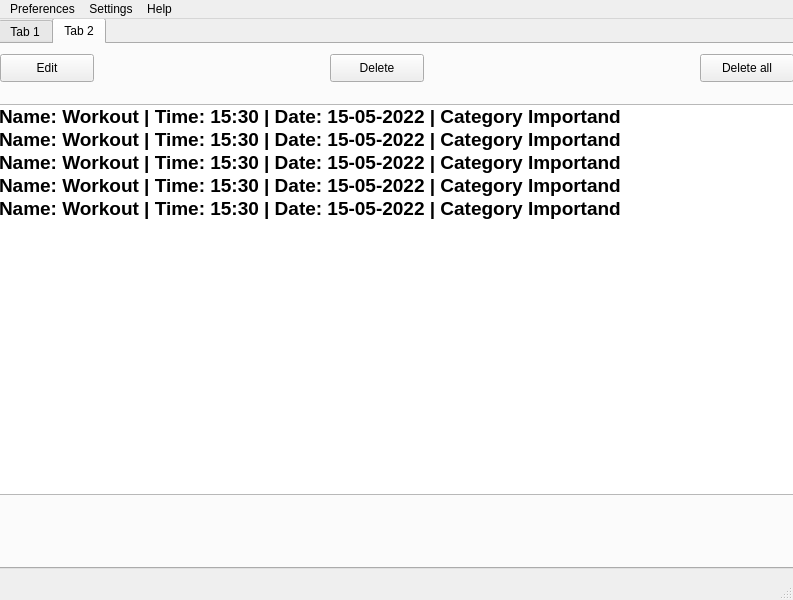
<?xml version="1.0" encoding="UTF-8"?>
<ui version="4.0">
 <class>MainWindow</class>
 <widget class="QMainWindow" name="MainWindow">
  <property name="geometry">
   <rect>
    <x>0</x>
    <y>0</y>
    <width>793</width>
    <height>600</height>
   </rect>
  </property>
  <property name="windowTitle">
   <string>MainWindow</string>
  </property>
  <widget class="QWidget" name="centralwidget">
   <widget class="QTabWidget" name="tabWidget">
    <property name="geometry">
     <rect>
      <x>-2</x>
      <y>-1</y>
      <width>801</width>
      <height>551</height>
     </rect>
    </property>
    <property name="currentIndex">
     <number>1</number>
    </property>
    <widget class="QWidget" name="tab">
     <attribute name="title">
      <string>Tab 1</string>
     </attribute>
     <widget class="QLabel" name="tab1_bg">
      <property name="geometry">
       <rect>
        <x>10</x>
        <y>0</y>
        <width>791</width>
        <height>511</height>
       </rect>
      </property>
      <property name="text">
       <string/>
      </property>
     </widget>
     <widget class="QLabel" name="header_lbl">
      <property name="geometry">
       <rect>
        <x>2</x>
        <y>9</y>
        <width>791</width>
        <height>61</height>
       </rect>
      </property>
      <property name="font">
       <font>
        <pointsize>20</pointsize>
        <italic>true</italic>
       </font>
      </property>
      <property name="styleSheet">
       <string notr="true"/>
      </property>
      <property name="text">
       <string/>
      </property>
      <property name="alignment">
       <set>Qt::AlignCenter</set>
      </property>
     </widget>
     <widget class="QLabel" name="name_lbl">
      <property name="geometry">
       <rect>
        <x>10</x>
        <y>90</y>
        <width>91</width>
        <height>41</height>
       </rect>
      </property>
      <property name="font">
       <font>
        <pointsize>15</pointsize>
       </font>
      </property>
      <property name="styleSheet">
       <string notr="true"/>
      </property>
      <property name="text">
       <string>Name</string>
      </property>
     </widget>
     <widget class="QLineEdit" name="name_entry">
      <property name="geometry">
       <rect>
        <x>90</x>
        <y>100</y>
        <width>711</width>
        <height>30</height>
       </rect>
      </property>
     </widget>
     <widget class="QLabel" name="time_lbl">
      <property name="geometry">
       <rect>
        <x>10</x>
        <y>150</y>
        <width>91</width>
        <height>41</height>
       </rect>
      </property>
      <property name="font">
       <font>
        <pointsize>15</pointsize>
       </font>
      </property>
      <property name="styleSheet">
       <string notr="true"/>
      </property>
      <property name="text">
       <string>Time</string>
      </property>
     </widget>
     <widget class="QLabel" name="hour_lbl">
      <property name="geometry">
       <rect>
        <x>90</x>
        <y>170</y>
        <width>31</width>
        <height>20</height>
       </rect>
      </property>
      <property name="text">
       <string>HH</string>
      </property>
     </widget>
     <widget class="QComboBox" name="hour_box">
      <property name="geometry">
       <rect>
        <x>120</x>
        <y>160</y>
        <width>51</width>
        <height>30</height>
       </rect>
      </property>
      <item>
       <property name="text">
        <string>00</string>
       </property>
      </item>
      <item>
       <property name="text">
        <string>01</string>
       </property>
      </item>
      <item>
       <property name="text">
        <string>02</string>
       </property>
      </item>
      <item>
       <property name="text">
        <string>03</string>
       </property>
      </item>
      <item>
       <property name="text">
        <string>04</string>
       </property>
      </item>
      <item>
       <property name="text">
        <string>05</string>
       </property>
      </item>
      <item>
       <property name="text">
        <string>06</string>
       </property>
      </item>
      <item>
       <property name="text">
        <string>07</string>
       </property>
      </item>
      <item>
       <property name="text">
        <string>08</string>
       </property>
      </item>
      <item>
       <property name="text">
        <string>09</string>
       </property>
      </item>
      <item>
       <property name="text">
        <string>10</string>
       </property>
      </item>
      <item>
       <property name="text">
        <string>11</string>
       </property>
      </item>
      <item>
       <property name="text">
        <string>12</string>
       </property>
      </item>
      <item>
       <property name="text">
        <string>13</string>
       </property>
      </item>
      <item>
       <property name="text">
        <string>14</string>
       </property>
      </item>
      <item>
       <property name="text">
        <string>15</string>
       </property>
      </item>
      <item>
       <property name="text">
        <string>16</string>
       </property>
      </item>
      <item>
       <property name="text">
        <string>17</string>
       </property>
      </item>
      <item>
       <property name="text">
        <string>18</string>
       </property>
      </item>
      <item>
       <property name="text">
        <string>19</string>
       </property>
      </item>
      <item>
       <property name="text">
        <string>20</string>
       </property>
      </item>
      <item>
       <property name="text">
        <string>21</string>
       </property>
      </item>
      <item>
       <property name="text">
        <string>22</string>
       </property>
      </item>
      <item>
       <property name="text">
        <string>23</string>
       </property>
      </item>
     </widget>
     <widget class="QComboBox" name="min_box">
      <property name="geometry">
       <rect>
        <x>220</x>
        <y>160</y>
        <width>51</width>
        <height>30</height>
       </rect>
      </property>
      <item>
       <property name="text">
        <string>00</string>
       </property>
      </item>
      <item>
       <property name="text">
        <string>01</string>
       </property>
      </item>
      <item>
       <property name="text">
        <string>02</string>
       </property>
      </item>
      <item>
       <property name="text">
        <string>03</string>
       </property>
      </item>
      <item>
       <property name="text">
        <string>04</string>
       </property>
      </item>
      <item>
       <property name="text">
        <string>05</string>
       </property>
      </item>
      <item>
       <property name="text">
        <string>06</string>
       </property>
      </item>
      <item>
       <property name="text">
        <string>07</string>
       </property>
      </item>
      <item>
       <property name="text">
        <string>08</string>
       </property>
      </item>
      <item>
       <property name="text">
        <string>09</string>
       </property>
      </item>
      <item>
       <property name="text">
        <string>10</string>
       </property>
      </item>
      <item>
       <property name="text">
        <string>11</string>
       </property>
      </item>
      <item>
       <property name="text">
        <string>12</string>
       </property>
      </item>
      <item>
       <property name="text">
        <string>13</string>
       </property>
      </item>
      <item>
       <property name="text">
        <string>14</string>
       </property>
      </item>
      <item>
       <property name="text">
        <string>15</string>
       </property>
      </item>
      <item>
       <property name="text">
        <string>16</string>
       </property>
      </item>
      <item>
       <property name="text">
        <string>17</string>
       </property>
      </item>
      <item>
       <property name="text">
        <string>18</string>
       </property>
      </item>
      <item>
       <property name="text">
        <string>19</string>
       </property>
      </item>
      <item>
       <property name="text">
        <string>20</string>
       </property>
      </item>
      <item>
       <property name="text">
        <string>21</string>
       </property>
      </item>
      <item>
       <property name="text">
        <string>22</string>
       </property>
      </item>
      <item>
       <property name="text">
        <string>23</string>
       </property>
      </item>
      <item>
       <property name="text">
        <string>25</string>
       </property>
      </item>
      <item>
       <property name="text">
        <string>25</string>
       </property>
      </item>
      <item>
       <property name="text">
        <string>26</string>
       </property>
      </item>
      <item>
       <property name="text">
        <string>27</string>
       </property>
      </item>
      <item>
       <property name="text">
        <string>28</string>
       </property>
      </item>
      <item>
       <property name="text">
        <string>29</string>
       </property>
      </item>
      <item>
       <property name="text">
        <string>30</string>
       </property>
      </item>
      <item>
       <property name="text">
        <string>31</string>
       </property>
      </item>
      <item>
       <property name="text">
        <string>32</string>
       </property>
      </item>
      <item>
       <property name="text">
        <string>33</string>
       </property>
      </item>
      <item>
       <property name="text">
        <string>34</string>
       </property>
      </item>
      <item>
       <property name="text">
        <string>35</string>
       </property>
      </item>
      <item>
       <property name="text">
        <string>36</string>
       </property>
      </item>
      <item>
       <property name="text">
        <string>37</string>
       </property>
      </item>
      <item>
       <property name="text">
        <string>38</string>
       </property>
      </item>
      <item>
       <property name="text">
        <string>39</string>
       </property>
      </item>
      <item>
       <property name="text">
        <string>40</string>
       </property>
      </item>
      <item>
       <property name="text">
        <string>41</string>
       </property>
      </item>
      <item>
       <property name="text">
        <string>42</string>
       </property>
      </item>
      <item>
       <property name="text">
        <string>43</string>
       </property>
      </item>
      <item>
       <property name="text">
        <string>44</string>
       </property>
      </item>
      <item>
       <property name="text">
        <string>45</string>
       </property>
      </item>
      <item>
       <property name="text">
        <string>46</string>
       </property>
      </item>
      <item>
       <property name="text">
        <string>47</string>
       </property>
      </item>
      <item>
       <property name="text">
        <string>48</string>
       </property>
      </item>
      <item>
       <property name="text">
        <string>49</string>
       </property>
      </item>
      <item>
       <property name="text">
        <string>50</string>
       </property>
      </item>
      <item>
       <property name="text">
        <string>51</string>
       </property>
      </item>
      <item>
       <property name="text">
        <string>52</string>
       </property>
      </item>
      <item>
       <property name="text">
        <string>53</string>
       </property>
      </item>
      <item>
       <property name="text">
        <string>54</string>
       </property>
      </item>
      <item>
       <property name="text">
        <string>55</string>
       </property>
      </item>
      <item>
       <property name="text">
        <string>56</string>
       </property>
      </item>
      <item>
       <property name="text">
        <string>57</string>
       </property>
      </item>
      <item>
       <property name="text">
        <string>58</string>
       </property>
      </item>
      <item>
       <property name="text">
        <string>59</string>
       </property>
      </item>
     </widget>
     <widget class="QLabel" name="min_lbl">
      <property name="geometry">
       <rect>
        <x>190</x>
        <y>170</y>
        <width>31</width>
        <height>20</height>
       </rect>
      </property>
      <property name="text">
       <string>MM</string>
      </property>
     </widget>
     <widget class="QLabel" name="date_lbl">
      <property name="geometry">
       <rect>
        <x>10</x>
        <y>200</y>
        <width>91</width>
        <height>41</height>
       </rect>
      </property>
      <property name="font">
       <font>
        <pointsize>15</pointsize>
       </font>
      </property>
      <property name="styleSheet">
       <string notr="true"/>
      </property>
      <property name="text">
       <string>Date</string>
      </property>
     </widget>
     <widget class="QLabel" name="day_lbl">
      <property name="geometry">
       <rect>
        <x>90</x>
        <y>210</y>
        <width>31</width>
        <height>20</height>
       </rect>
      </property>
      <property name="text">
       <string>DD</string>
      </property>
     </widget>
     <widget class="QComboBox" name="day_box">
      <property name="geometry">
       <rect>
        <x>120</x>
        <y>200</y>
        <width>51</width>
        <height>30</height>
       </rect>
      </property>
      <item>
       <property name="text">
        <string>01</string>
       </property>
      </item>
      <item>
       <property name="text">
        <string>02</string>
       </property>
      </item>
      <item>
       <property name="text">
        <string>03</string>
       </property>
      </item>
      <item>
       <property name="text">
        <string>04</string>
       </property>
      </item>
      <item>
       <property name="text">
        <string>05</string>
       </property>
      </item>
      <item>
       <property name="text">
        <string>06</string>
       </property>
      </item>
      <item>
       <property name="text">
        <string>07</string>
       </property>
      </item>
      <item>
       <property name="text">
        <string>08</string>
       </property>
      </item>
      <item>
       <property name="text">
        <string>09</string>
       </property>
      </item>
      <item>
       <property name="text">
        <string>10</string>
       </property>
      </item>
      <item>
       <property name="text">
        <string>11</string>
       </property>
      </item>
      <item>
       <property name="text">
        <string>12</string>
       </property>
      </item>
      <item>
       <property name="text">
        <string>13</string>
       </property>
      </item>
      <item>
       <property name="text">
        <string>14</string>
       </property>
      </item>
      <item>
       <property name="text">
        <string>15</string>
       </property>
      </item>
      <item>
       <property name="text">
        <string>16</string>
       </property>
      </item>
      <item>
       <property name="text">
        <string>17</string>
       </property>
      </item>
      <item>
       <property name="text">
        <string>18</string>
       </property>
      </item>
      <item>
       <property name="text">
        <string>19</string>
       </property>
      </item>
      <item>
       <property name="text">
        <string>20</string>
       </property>
      </item>
      <item>
       <property name="text">
        <string>21</string>
       </property>
      </item>
      <item>
       <property name="text">
        <string>22</string>
       </property>
      </item>
      <item>
       <property name="text">
        <string>23</string>
       </property>
      </item>
      <item>
       <property name="text">
        <string>24</string>
       </property>
      </item>
      <item>
       <property name="text">
        <string>25</string>
       </property>
      </item>
      <item>
       <property name="text">
        <string>26</string>
       </property>
      </item>
      <item>
       <property name="text">
        <string>27</string>
       </property>
      </item>
      <item>
       <property name="text">
        <string>28</string>
       </property>
      </item>
      <item>
       <property name="text">
        <string>29</string>
       </property>
      </item>
      <item>
       <property name="text">
        <string>30</string>
       </property>
      </item>
      <item>
       <property name="text">
        <string>31</string>
       </property>
      </item>
     </widget>
     <widget class="QLabel" name="month_lbl">
      <property name="geometry">
       <rect>
        <x>190</x>
        <y>210</y>
        <width>31</width>
        <height>20</height>
       </rect>
      </property>
      <property name="text">
       <string>MM</string>
      </property>
     </widget>
     <widget class="QComboBox" name="month_box">
      <property name="geometry">
       <rect>
        <x>220</x>
        <y>200</y>
        <width>51</width>
        <height>30</height>
       </rect>
      </property>
      <item>
       <property name="text">
        <string>01</string>
       </property>
      </item>
      <item>
       <property name="text">
        <string>02</string>
       </property>
      </item>
      <item>
       <property name="text">
        <string>03</string>
       </property>
      </item>
      <item>
       <property name="text">
        <string>04</string>
       </property>
      </item>
      <item>
       <property name="text">
        <string>05</string>
       </property>
      </item>
      <item>
       <property name="text">
        <string>06</string>
       </property>
      </item>
      <item>
       <property name="text">
        <string>07</string>
       </property>
      </item>
      <item>
       <property name="text">
        <string>08</string>
       </property>
      </item>
      <item>
       <property name="text">
        <string>09</string>
       </property>
      </item>
      <item>
       <property name="text">
        <string>10</string>
       </property>
      </item>
      <item>
       <property name="text">
        <string>11</string>
       </property>
      </item>
      <item>
       <property name="text">
        <string>12</string>
       </property>
      </item>
     </widget>
     <widget class="QLabel" name="year_lbl">
      <property name="geometry">
       <rect>
        <x>290</x>
        <y>210</y>
        <width>31</width>
        <height>20</height>
       </rect>
      </property>
      <property name="text">
       <string>YY</string>
      </property>
     </widget>
     <widget class="QComboBox" name="year_box">
      <property name="geometry">
       <rect>
        <x>310</x>
        <y>200</y>
        <width>71</width>
        <height>30</height>
       </rect>
      </property>
      <item>
       <property name="text">
        <string>2022</string>
       </property>
      </item>
      <item>
       <property name="text">
        <string>2023</string>
       </property>
      </item>
      <item>
       <property name="text">
        <string>2024</string>
       </property>
      </item>
      <item>
       <property name="text">
        <string>2025</string>
       </property>
      </item>
      <item>
       <property name="text">
        <string>2026</string>
       </property>
      </item>
      <item>
       <property name="text">
        <string>2027</string>
       </property>
      </item>
      <item>
       <property name="text">
        <string>2028</string>
       </property>
      </item>
      <item>
       <property name="text">
        <string>2029</string>
       </property>
      </item>
      <item>
       <property name="text">
        <string>2030</string>
       </property>
      </item>
     </widget>
     <widget class="QLabel" name="type_lbl">
      <property name="geometry">
       <rect>
        <x>10</x>
        <y>250</y>
        <width>91</width>
        <height>41</height>
       </rect>
      </property>
      <property name="font">
       <font>
        <pointsize>15</pointsize>
       </font>
      </property>
      <property name="styleSheet">
       <string notr="true"/>
      </property>
      <property name="text">
       <string>Type</string>
      </property>
     </widget>
     <widget class="QLineEdit" name="type_entry">
      <property name="geometry">
       <rect>
        <x>90</x>
        <y>260</y>
        <width>711</width>
        <height>30</height>
       </rect>
      </property>
     </widget>
     <widget class="QPushButton" name="ok_btn">
      <property name="geometry">
       <rect>
        <x>0</x>
        <y>460</y>
        <width>801</width>
        <height>28</height>
       </rect>
      </property>
      <property name="text">
       <string>OK</string>
      </property>
     </widget>
     <widget class="QPushButton" name="cancel_btn">
      <property name="geometry">
       <rect>
        <x>0</x>
        <y>490</y>
        <width>801</width>
        <height>28</height>
       </rect>
      </property>
      <property name="text">
       <string>Cancel</string>
      </property>
     </widget>
     <widget class="QLabel" name="_pop_up_lbl">
      <property name="geometry">
       <rect>
        <x>0</x>
        <y>370</y>
        <width>791</width>
        <height>81</height>
       </rect>
      </property>
      <property name="font">
       <font>
        <pointsize>15</pointsize>
        <weight>75</weight>
        <italic>true</italic>
        <bold>true</bold>
        <underline>true</underline>
       </font>
      </property>
      <property name="text">
       <string/>
      </property>
      <property name="alignment">
       <set>Qt::AlignCenter</set>
      </property>
     </widget>
    </widget>
    <widget class="QWidget" name="tab_2">
     <attribute name="title">
      <string>Tab 2</string>
     </attribute>
     <widget class="QListWidget" name="list_widget">
      <property name="geometry">
       <rect>
        <x>-5</x>
        <y>60</y>
        <width>801</width>
        <height>391</height>
       </rect>
      </property>
      <property name="font">
       <font>
        <pointsize>14</pointsize>
        <weight>75</weight>
        <bold>true</bold>
       </font>
      </property>
      <property name="styleSheet">
       <string notr="true">font-weight: bold;</string>
      </property>
      <item>
       <property name="text">
        <string>Name: Workout | Time: 15:30 | Date: 15-05-2022 | Category Importand</string>
       </property>
      </item>
      <item>
       <property name="text">
        <string>Name: Workout | Time: 15:30 | Date: 15-05-2022 | Category Importand</string>
       </property>
      </item>
      <item>
       <property name="text">
        <string>Name: Workout | Time: 15:30 | Date: 15-05-2022 | Category Importand</string>
       </property>
      </item>
      <item>
       <property name="text">
        <string>Name: Workout | Time: 15:30 | Date: 15-05-2022 | Category Importand</string>
       </property>
      </item>
      <item>
       <property name="text">
        <string>Name: Workout | Time: 15:30 | Date: 15-05-2022 | Category Importand</string>
       </property>
      </item>
     </widget>
     <widget class="QPushButton" name="edit_btn">
      <property name="geometry">
       <rect>
        <x>0</x>
        <y>10</y>
        <width>94</width>
        <height>28</height>
       </rect>
      </property>
      <property name="styleSheet">
       <string notr="true"/>
      </property>
      <property name="text">
       <string>Edit</string>
      </property>
     </widget>
     <widget class="QPushButton" name="delete_btn">
      <property name="geometry">
       <rect>
        <x>330</x>
        <y>10</y>
        <width>94</width>
        <height>28</height>
       </rect>
      </property>
      <property name="text">
       <string>Delete</string>
      </property>
     </widget>
     <widget class="QPushButton" name="delete_all_btn">
      <property name="geometry">
       <rect>
        <x>700</x>
        <y>10</y>
        <width>94</width>
        <height>28</height>
       </rect>
      </property>
      <property name="text">
       <string>Delete all</string>
      </property>
     </widget>
     <widget class="QLabel" name="tab2_pop_up">
      <property name="geometry">
       <rect>
        <x>0</x>
        <y>450</y>
        <width>791</width>
        <height>61</height>
       </rect>
      </property>
      <property name="font">
       <font>
        <pointsize>13</pointsize>
        <italic>true</italic>
       </font>
      </property>
      <property name="text">
       <string/>
      </property>
      <property name="alignment">
       <set>Qt::AlignCenter</set>
      </property>
     </widget>
    </widget>
   </widget>
  </widget>
  <widget class="QMenuBar" name="menubar">
   <property name="geometry">
    <rect>
     <x>0</x>
     <y>0</y>
     <width>793</width>
     <height>28</height>
    </rect>
   </property>
   <widget class="QMenu" name="menuPreferences">
    <property name="title">
     <string>Preferences</string>
    </property>
    <addaction name="actionBackground"/>
    <addaction name="actionText_color"/>
    <addaction name="actionAlarm_sound"/>
    <addaction name="separator"/>
    <addaction name="actionList_padding"/>
   </widget>
   <widget class="QMenu" name="menuSettings">
    <property name="title">
     <string>Settings</string>
    </property>
    <addaction name="actionHeader"/>
    <addaction name="actionSummary_window_on"/>
   </widget>
   <widget class="QMenu" name="menuHelp">
    <property name="title">
     <string>Help</string>
    </property>
    <addaction name="actionSource_code"/>
   </widget>
   <addaction name="menuPreferences"/>
   <addaction name="menuSettings"/>
   <addaction name="menuHelp"/>
  </widget>
  <widget class="QStatusBar" name="statusbar"/>
  <action name="actionBackground">
   <property name="text">
    <string>Background</string>
   </property>
  </action>
  <action name="actionAlarm_souund">
   <property name="text">
    <string>Alarm sound</string>
   </property>
  </action>
  <action name="actionFont">
   <property name="text">
    <string>Font</string>
   </property>
  </action>
  <action name="actionDissallowed_chars">
   <property name="text">
    <string>Dissallowed chars</string>
   </property>
  </action>
  <action name="actionSource_code">
   <property name="text">
    <string>Source code</string>
   </property>
  </action>
  <action name="actionHeader">
   <property name="text">
    <string>Header</string>
   </property>
  </action>
  <action name="actionText_color">
   <property name="text">
    <string>Text color</string>
   </property>
  </action>
  <action name="actionDisable_tldr_winow">
   <property name="text">
    <string>Enable summary winow</string>
   </property>
  </action>
  <action name="actionAlarm_sound">
   <property name="text">
    <string>Alarm sound</string>
   </property>
  </action>
  <action name="actionEnable_summary_winow">
   <property name="text">
    <string>Enable summary winow</string>
   </property>
  </action>
  <action name="actionSummary_window_on">
   <property name="text">
    <string>Summary window on</string>
   </property>
  </action>
  <action name="actionList_padding">
   <property name="text">
    <string>List padding</string>
   </property>
  </action>
 </widget>
 <resources/>
 <connections/>
</ui>
